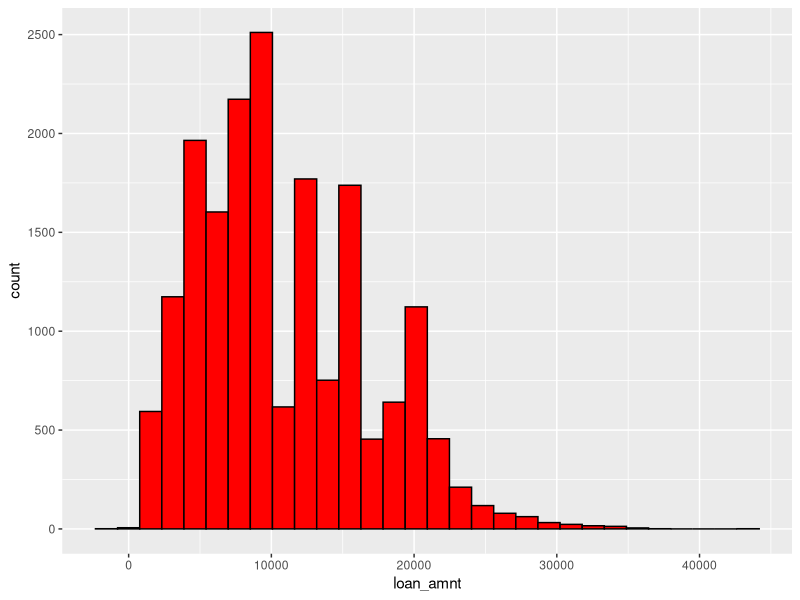

The R script that drew this image:
## ---- chunk 1
#library(dplyr)
library(dplyr)
data = read.csv("./data/tutor_ggplot2_data.csv")
head(data)
## ---- chunk 2
suppressMessages(library(dplyr))
suppressMessages(library(tidyverse))
data %>% filter(person_income >50000) %>% ggplot(aes(x = loan_amnt)) + geom_histogram(fill = "red", col = "black")
